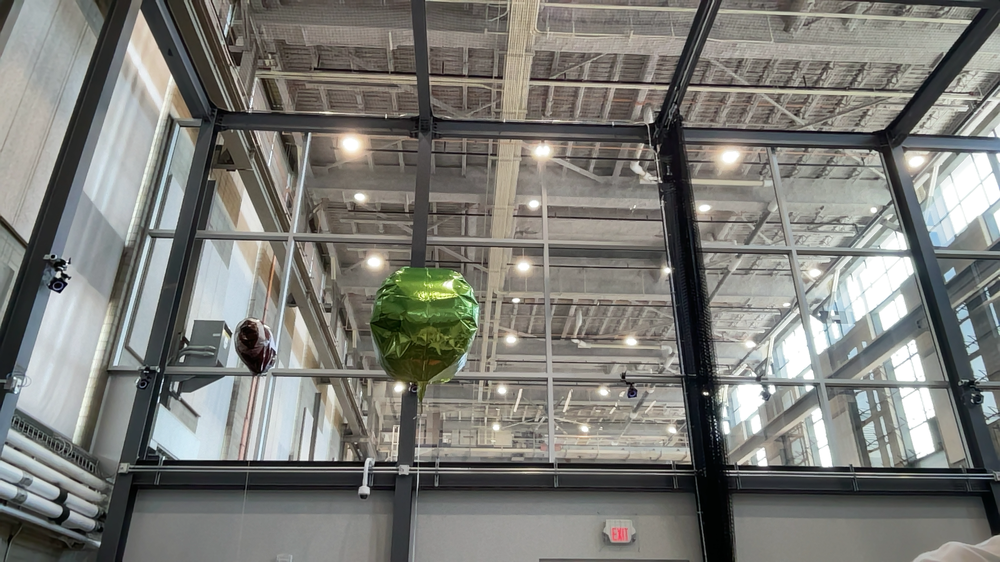
#> input picture Image.png, 1000 x 562 px, shrunk from 1920 x 1080 before the run, found by its file name
$ python pic.py
#> lines starting #> are read from the running program, lines starting #| are printed output that depends on the picture; after the words box and inside, x2 and y2 are one past the last pixel; in counts of white or black regions, pixels touching at a corner belong together
import cv2
import numpy as np
while(1):
    image = cv2.imread("/Users/karenli/Documents/ObjectDetection/Image.png")
#> image is the input picture: shape (562, 1000, 3); mean B, G, R 118.8, 123.6, 123.5
    cv2.imshow("Original", image)
    blur = cv2.GaussianBlur(image, (21,21), 0)
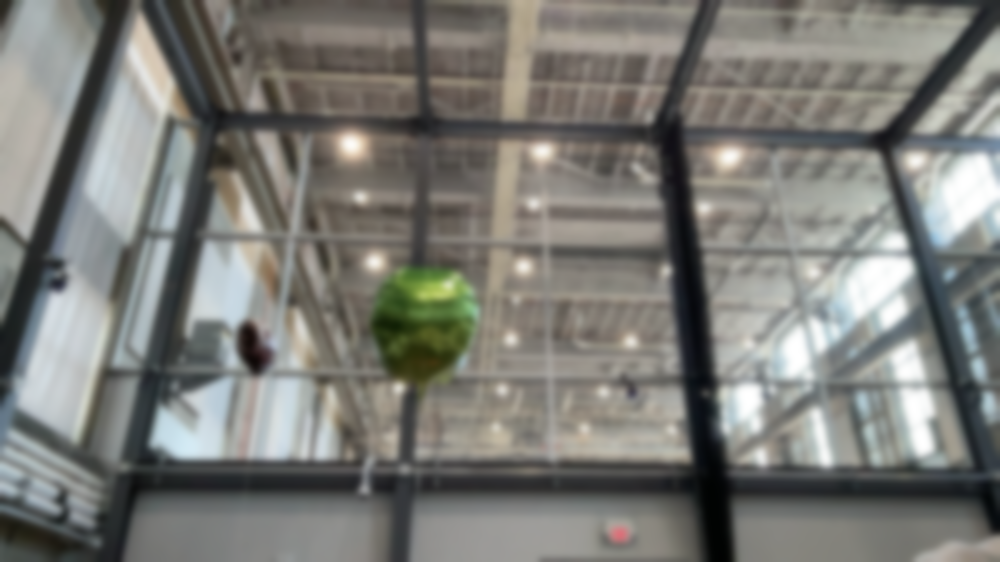
#> blur: shape (562, 1000, 3); mean B, G, R 118.8, 123.6, 123.5
    cv2.imshow("Blur", blur)
    hsvframe = cv2.cvtColor(blur, cv2.COLOR_BGR2HSV)
#> hsvframe: shape (562, 1000, 3); mean H, S, V 49.6, 24.9, 127
    cv2.imshow('HSV', hsvframe)
    lower = np.array([29, 40, 10])
    upper = np.array([60, 255, 255])
    mask = cv2.inRange(hsvframe, lower, upper)
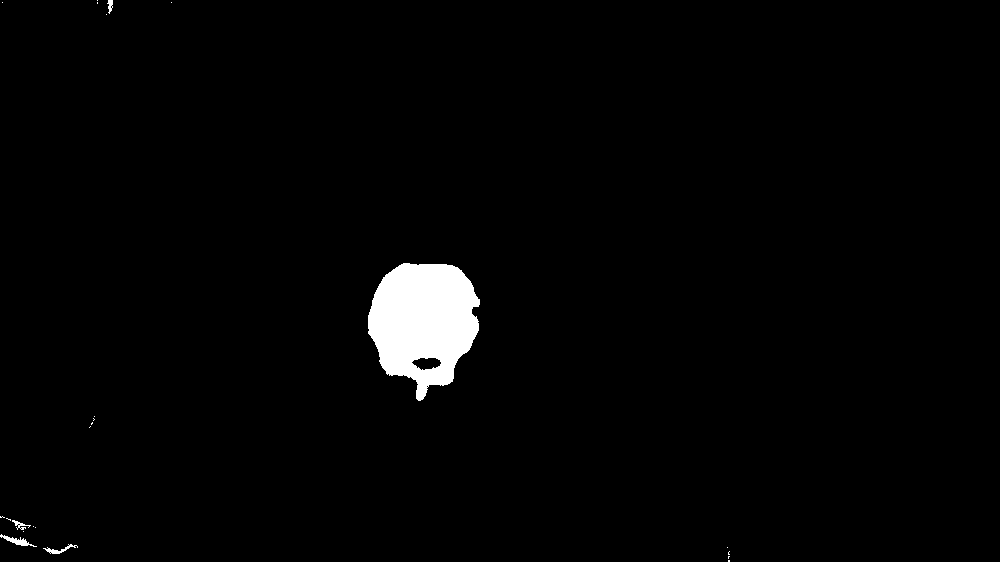
#> mask: shape (562, 1000); 2% white; 23 white regions (18 under 20 px), largest, box (x1, y1, x2, y2) and area: (368, 263, 480, 401) 10582, (0, 534, 37, 547) 150, (43, 544, 78, 554) 106, (12, 520, 31, 530) 67, (107, 0, 113, 14) 51
    cv2.imshow('Mask1', mask)
    mask = cv2.erode(mask, None, iterations=6)
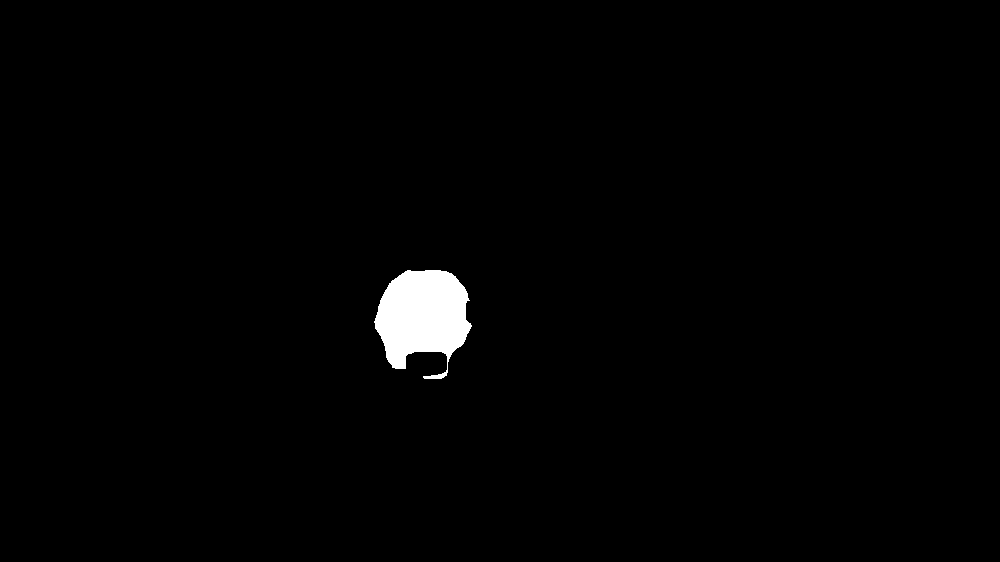
#> mask: shape (562, 1000); 1.3% white; 1 white region, box (x1, y1, x2, y2) and area: (374, 270, 472, 379) 7074
    cv2.imshow('Mask2', mask)
    mask = cv2.dilate(mask, None, iterations=8)
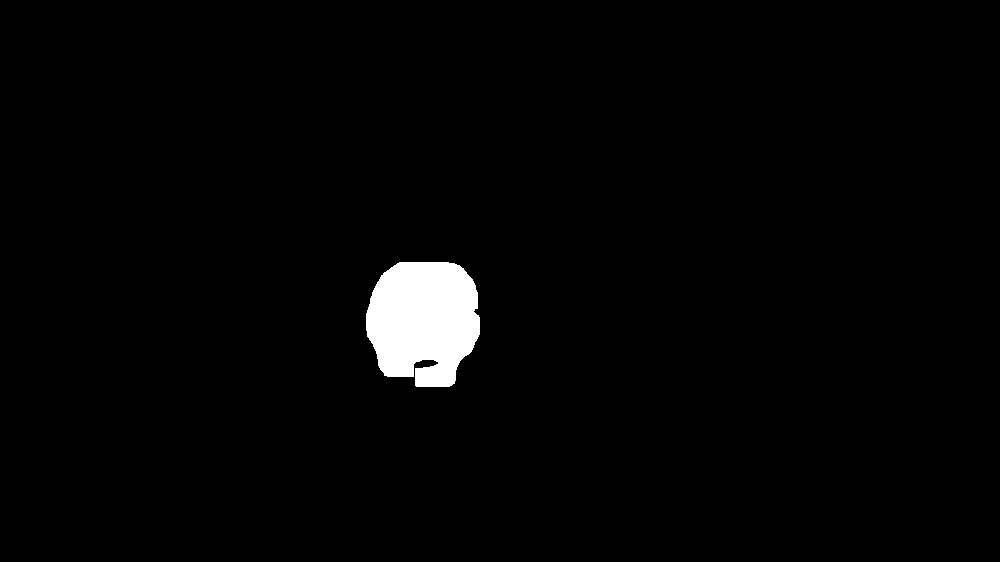
#> mask: shape (562, 1000); 2% white; 1 white region, box (x1, y1, x2, y2) and area: (366, 262, 480, 387) 11374
    cv2.imshow('Mask3', mask)
    # Wait for Esc key to stop
    if cv2.waitKey(33) == 27:
        # De-allocate any associated memory usage
#> (key Esc is pressed here)
        cv2.destroyAllWindows()
        break
